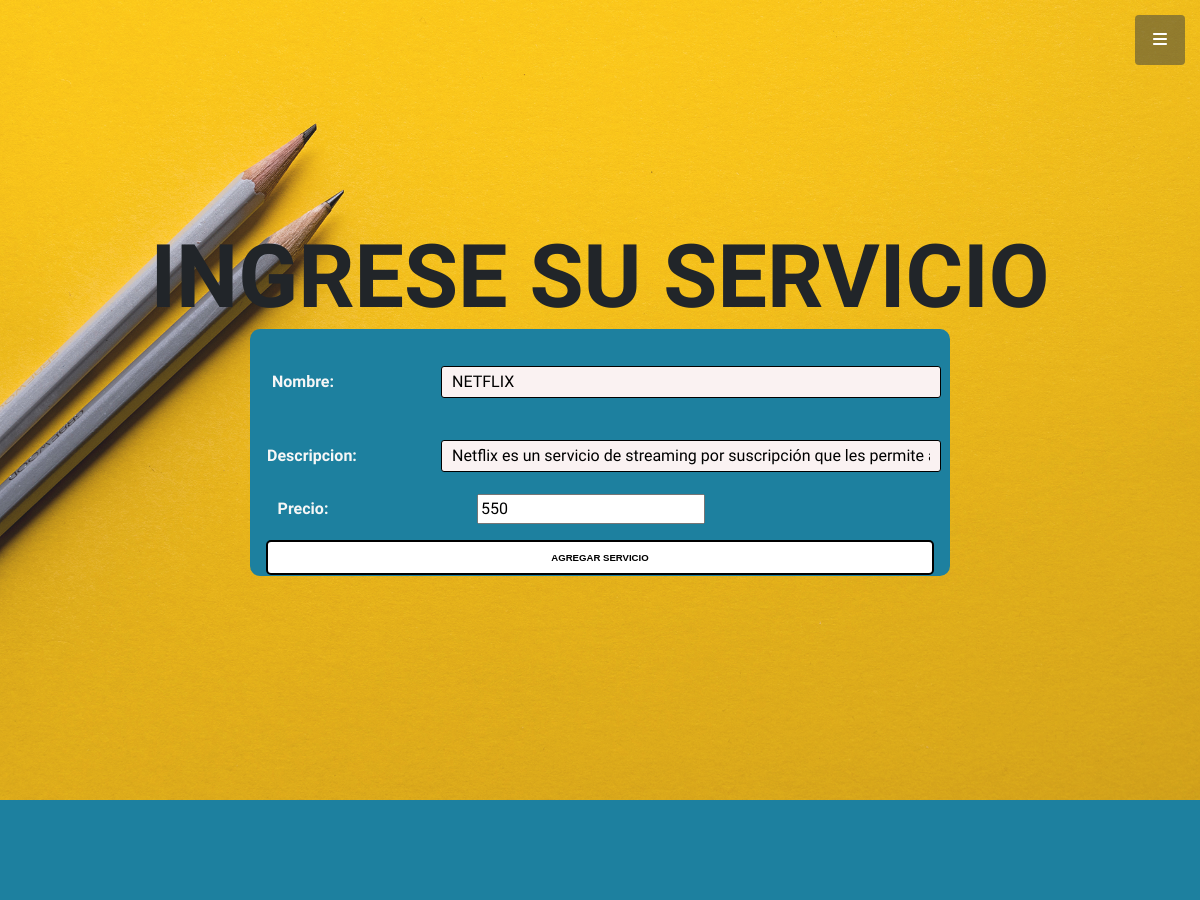
The page /streamingCenter/editar_servicio/1 (upper part) on the database as committed earlier.
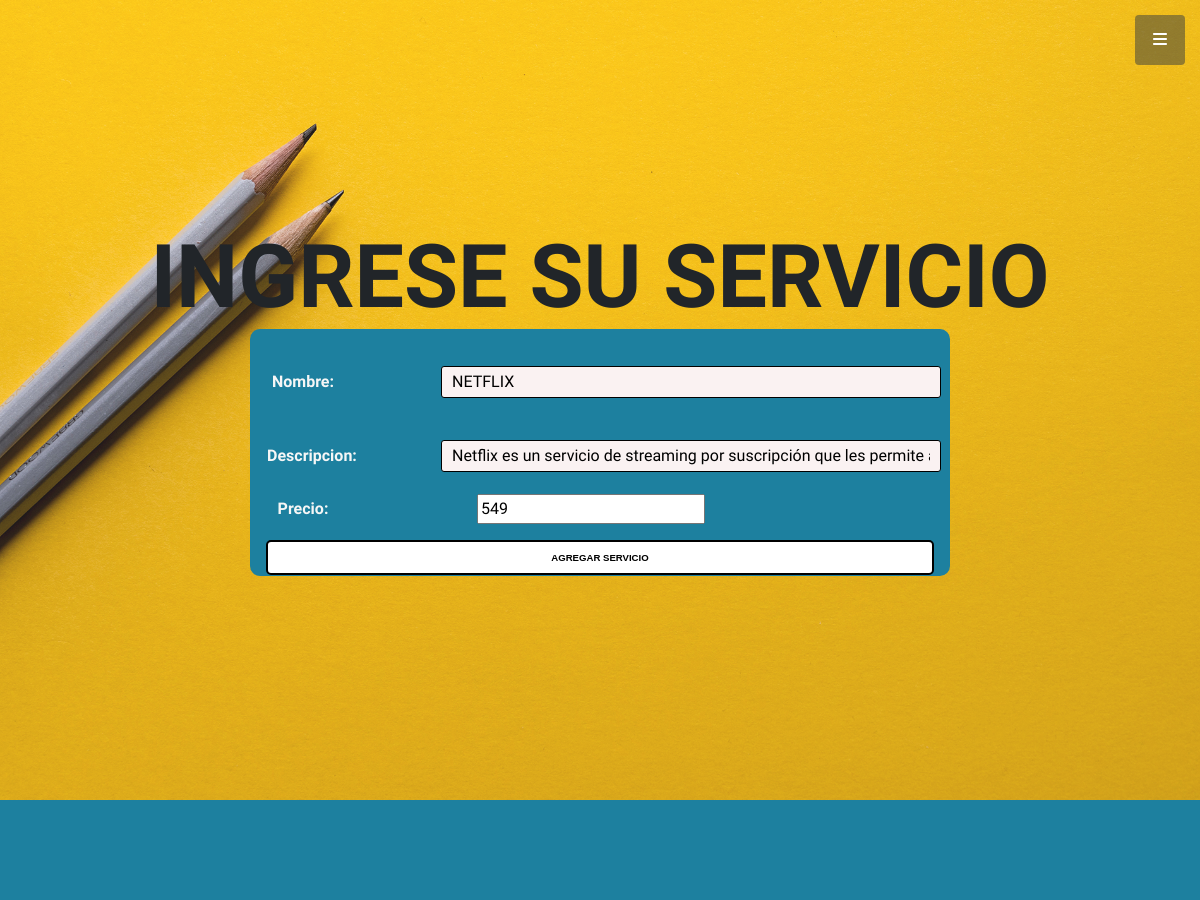
The same page on the database as committed later.
### clientes/models.py (models this page shows, shortened)
class Servicios(models.Model):
    nombre = models.CharField(max_length=30)
    descripcion = models.CharField(max_length=200)
    precio = models.IntegerField()

### clientes/views.py (the view)
# urls.py: path("editar_servicio/<id>", views.editar_servicio, name ="editarServicio"),
def editar_servicio(request, id):
    servicio = Servicios.objects.get(id=id)
    if request.method == 'POST':
        formulario_servicio = Servicio_formulario(request.POST)
        if formulario_servicio.is_valid():
            informacion = formulario_servicio.cleaned_data
            servicio.nombre = informacion['nombre']
            servicio.descripcion = informacion['descripcion']
            servicio.precio = informacion['precio']
            servicio.save()
            return render(request, 'clientes/inicio.html')
    else:
        formulario_servicio = Servicio_formulario(initial={'nombre': servicio.nombre, 'descripcion': servicio.descripcion, 'precio': servicio.precio})
    return render(request, 'clientes/servicios_template.html', {'formulario_servicios': formulario_servicio})

### clientes/forms.py (shortened to what this page needs)
class Servicio_formulario(forms.Form):
    nombre = forms.CharField(max_length=30)
    descripcion = forms.CharField(max_length=200)
    precio = forms.IntegerField()

### clientes/Templates/clientes/servicios_template.html (shortened to what this page needs)
{% extends "clientes/padre.html" %}
{% load static %}
{% block formulario %}
<h1>INGRESE SU SERVICIO</h1>
<section class = "formulario" style = color:#f6f6f6>
    <form class = "campos" action="" method="POST">{% csrf_token %}
    <table >
     {{ formulario_servicios.as_table }}
    </table>
    <input class = "boton", type="submit", value="AGREGAR SERVICIO">
    </form>
</section>
{% endblock %}

Rows that differ between the two databases and show on the page:
changed Servicios "NETFLIX": precio "550" → "549"
